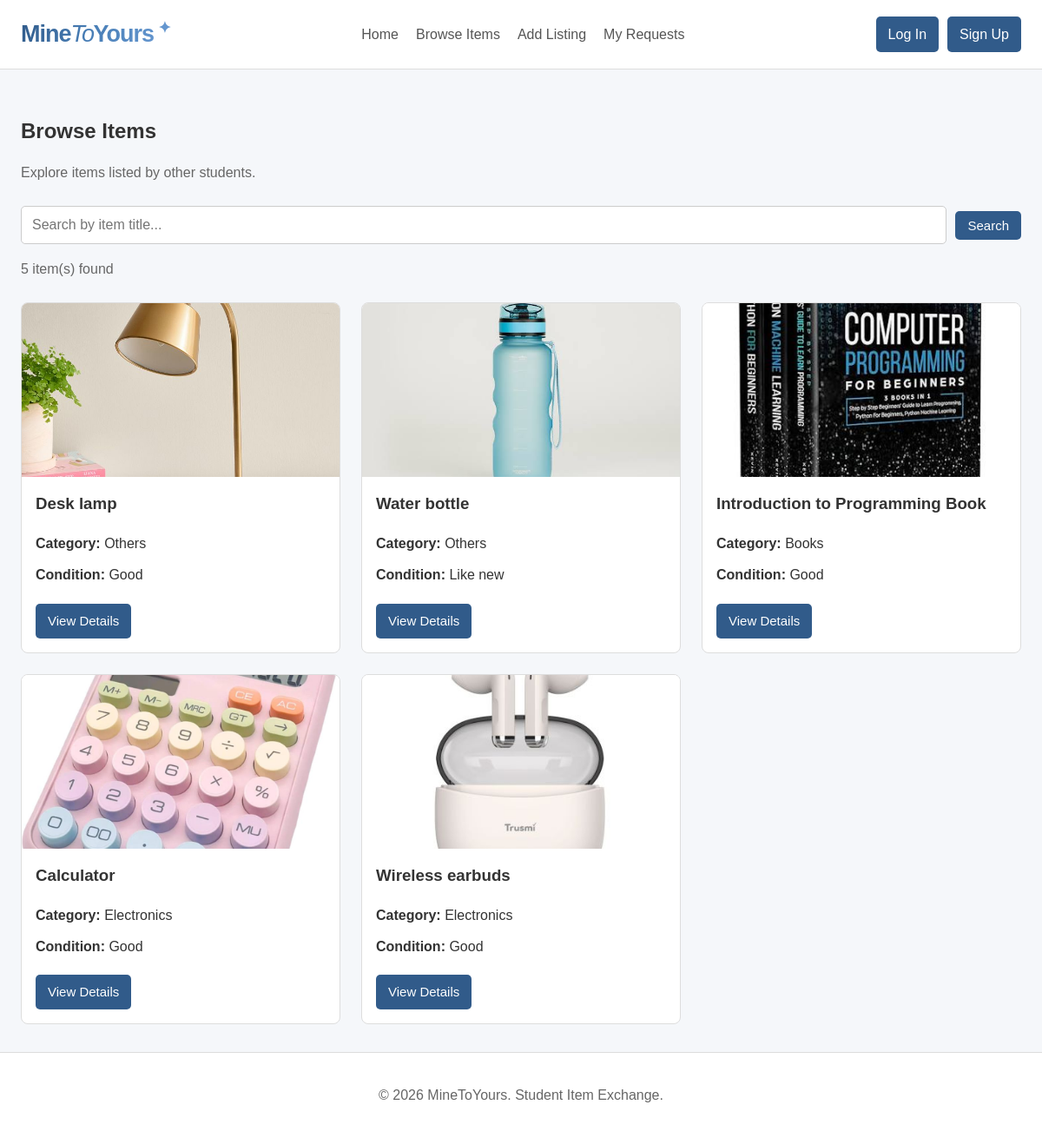
Page /browse_items.php on the committed database.
### tables this page shows
CREATE TABLE `listings` (
  `listing_id` int(11) NOT NULL,
  `user_id` int(11) NOT NULL,
  `category_id` int(11) NOT NULL,
  `title` varchar(100) NOT NULL,
  `item_condition` varchar(30) NOT NULL,
  `description` text NOT NULL,
  `image_path` varchar(255) DEFAULT NULL,
  `created_at` datetime NOT NULL DEFAULT current_timestamp(),
  `listing_status` enum('Available','Reserved','Swapped') NOT NULL DEFAULT 'Available'
);

CREATE TABLE `categories` (
  `category_id` int(11) NOT NULL,
  `category_name` varchar(50) NOT NULL
);

### browse_items.php (the view, shortened to what this page needs)
<?php
require_once "includes/db.php";
$search = trim($_GET["search"] ?? "");
$itemsPerPage = 6;
$page = filter_input(INPUT_GET, "page", FILTER_VALIDATE_INT);
if (!$page || $page < 1) {
    $page = 1;
}
$countSql = "SELECT COUNT(*) AS total
             FROM listings
             INNER JOIN categories
                ON listings.category_id = categories.category_id
             WHERE listings.title LIKE ?
             AND listings.listing_status = 'Available'";
$countStmt = $conn->prepare($countSql);
$searchTerm = "%" . $search . "%";
$countStmt->bind_param("s", $searchTerm);
$countStmt->execute();
$countResult = $countStmt->get_result();
$totalItems = $countResult->fetch_assoc()["total"];
$offset = ($page - 1) * $itemsPerPage;
$sql = "SELECT
            listings.listing_id,
            listings.title,
            listings.item_condition,
            listings.image_path,
            categories.category_name
        FROM listings
        INNER JOIN categories
            ON listings.category_id = categories.category_id
        WHERE listings.title LIKE ?
        AND listings.listing_status = 'Available'
        ORDER BY listings.created_at DESC, listings.listing_id DESC
        LIMIT ? OFFSET ?";
$stmt = $conn->prepare($sql);
$stmt->bind_param("sii", $searchTerm, $itemsPerPage, $offset);
$stmt->execute();
$result = $stmt->get_result();
include "includes/header.php";
?>
<section class="browse-section">
    <h1>Browse Items</h1>
    <p>Explore items listed by other students.</p>
    <form action="browse_items.php" method="get" class="search-form">
        <input
            type="search"
            name="search"
            placeholder="Search by item title..."
            value="<?php echo htmlspecialchars($search); ?>"
        >
        <button type="submit" class="form-button">
            Search
        </button>
    </form>
    <p class="results-count">
        <?php echo (int) $totalItems; ?>
        item(s) found
    </p>
    <div class="listing-grid">
        <?php if ($result && $result->num_rows > 0): ?>
            <?php while ($item = $result->fetch_assoc()): ?>
                <div class="listing-card">
                    <?php if (!empty($item["image_path"])): ?>
                        <img
                            src="<?php echo htmlspecialchars($item["image_path"]); ?>"
                            alt="<?php echo htmlspecialchars($item["title"]); ?>"
                            class="listing-image"
                        >
                    <?php else: ?>
                        <div class="listing-placeholder">
                            No Image Available
                        </div>
                    <?php endif; ?>
                    <div class="listing-info">
                        <h3>
                            <?php echo htmlspecialchars($item["title"]); ?>
                        </h3>
                        <p>
                            <strong>Category:</strong>
                            <?php echo htmlspecialchars($item["category_name"]); ?>
                        </p>
                        <p>
                            <strong>Condition:</strong>
                            <?php echo htmlspecialchars($item["item_condition"]); ?>
                        </p>
                        <a
                            href="item_details.php?id=<?php echo (int) $item["listing_id"]; ?>"
                            class="form-button"
                        >
                            View Details
                        </a>
                    </div>
                </div>
            <?php endwhile; ?>
        <?php else: ?>
            <p>No items found. Try another search.</p>
        <?php endif; ?>
    </div>
</section>
<?php
include "includes/footer.php";
?>

### assets/css/style.css (style rules this page uses)
html { overflow-y: scroll; }
* { box-sizing: border-box; }
body { margin: 0; font-family: Arial, sans-serif; color: #333333; background-color: #f5f7fa; line-height: 1.6; min-height: 100vh; display: flex; flex-direction: column; }
a { color: inherit; text-decoration: none; }
.form-button { display: inline-block; width: auto; margin-top: 10px; padding: 8px 14px; border: none; border-radius: 5px; background-color: #315b8a; color: #ffffff; font-size: 15px; text-align: center; text-decoration: none; cursor: pointer; }
.browse-section { width: 100%; }
.browse-section h1 { margin-bottom: 8px; }
.browse-section>p { margin-bottom: 25px; color: #666666; }
.listing-grid { display: grid; grid-template-columns: repeat(3, minmax(0, 1fr)); gap: 24px; width: 100%; align-items: stretch; }
.listing-card { width: 100%; min-width: 0; background: #ffffff; border: 1px solid #dddddd; border-radius: 8px; overflow: hidden; }
.listing-grid>.listing-card { justify-self: stretch; }
.listing-image, .listing-placeholder { display: flex; width: 100%; height: 200px; }
.listing-image { display: block; object-fit: cover; }
.listing-info { padding: 16px; }
.listing-info h3 { margin-top: 0; }
.listing-info p { margin: 10px 0; }
.search-form { display: flex; align-items: center; gap: 10px; margin: 25px 0 15px; }
.search-form input { flex: 1; min-width: 0; padding: 12px; border: 1px solid #cccccc; border-radius: 5px; font-size: 16px; }
.search-form button.form-button { width: auto; margin: 0; }
.results-count { color: #666666; margin-bottom: 20px; }

### rows in the picture
listings: image_path (picture), title "Desk lamp", category.category_name "Others", item_condition "Good"
listings: image_path (picture), title "Water bottle", category.category_name "Others", item_condition "Like new"
listings: image_path (picture), title "Introduction to Programming Book", category.category_name "Books", item_condition "Good"
listings: image_path (picture), title "Calculator", category.category_name "Electronics", item_condition "Good"
listings: image_path (picture), title "Wireless earbuds", category.category_name "Electronics", item_condition "Good"

### other values in the picture
$totalItems "5"
